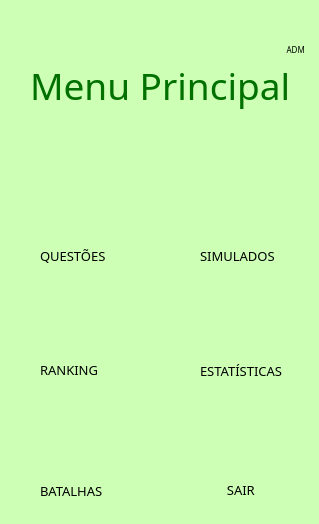
<?xml version="1.0" encoding="UTF-8"?>
<ui version="4.0">
 <class>MainMenuWindow</class>
 <widget class="QMainWindow" name="MainMenuWindow">
  <property name="geometry">
   <rect>
    <x>0</x>
    <y>0</y>
    <width>319</width>
    <height>524</height>
   </rect>
  </property>
  <property name="windowTitle">
   <string>MainWindow</string>
  </property>
  <property name="styleSheet">
   <string notr="true">background-color: rgb(205, 255, 181);</string>
  </property>
  <property name="iconSize">
   <size>
    <width>240</width>
    <height>240</height>
   </size>
  </property>
  <widget class="QWidget" name="centralwidget">
   <widget class="QPushButton" name="button_Questions">
    <property name="geometry">
     <rect>
      <x>30</x>
      <y>150</y>
      <width>91</width>
      <height>81</height>
     </rect>
    </property>
    <property name="font">
     <font>
      <pointsize>16</pointsize>
     </font>
    </property>
    <property name="cursor">
     <cursorShape>PointingHandCursor</cursorShape>
    </property>
    <property name="styleSheet">
     <string notr="true">QPushButton {
    background-color: transparent; /* Remove o fundo */
    border: none; /* Remove a borda */
    padding: 0px; /* Ajuste o espaçamento interno se necessário */
}

QPushButton:hover {
    /* Opcional: Adicione um efeito de hover se desejar */
    /* background-color: rgba(255, 255, 255, 50); */ /* Exemplo: um leve fundo branco transparente ao passar o mouse */
}

QPushButton:pressed {
    /* Opcional: Adicione um efeito de pressionado se desejar */
    /* background-color: rgba(255, 255, 255, 100); */ /* Exemplo: um fundo branco um pouco mais opaco ao clicar */
}</string>
    </property>
    <property name="text">
     <string/>
    </property>
    <property name="icon">
     <iconset>
      <normaloff>../assets/quests_icon.png</normaloff>../assets/quests_icon.png</iconset>
    </property>
    <property name="iconSize">
     <size>
      <width>240</width>
      <height>70</height>
     </size>
    </property>
   </widget>
   <widget class="QPushButton" name="button_statistic">
    <property name="geometry">
     <rect>
      <x>200</x>
      <y>290</y>
      <width>81</width>
      <height>61</height>
     </rect>
    </property>
    <property name="font">
     <font>
      <family>Arial Narrow</family>
      <pointsize>14</pointsize>
      <weight>75</weight>
      <italic>true</italic>
      <bold>true</bold>
     </font>
    </property>
    <property name="cursor">
     <cursorShape>PointingHandCursor</cursorShape>
    </property>
    <property name="styleSheet">
     <string notr="true">QPushButton {
    background-color: transparent; /* Remove o fundo */
    border: none; /* Remove a borda */
    padding: 0px; /* Ajuste o espaçamento interno se necessário */
}

QPushButton:hover {
    /* Opcional: Adicione um efeito de hover se desejar */
    /* background-color: rgba(255, 255, 255, 50); */ /* Exemplo: um leve fundo branco transparente ao passar o mouse */
}

QPushButton:pressed {
    /* Opcional: Adicione um efeito de pressionado se desejar */
    /* background-color: rgba(255, 255, 255, 100); */ /* Exemplo: um fundo branco um pouco mais opaco ao clicar */
}</string>
    </property>
    <property name="text">
     <string/>
    </property>
    <property name="icon">
     <iconset>
      <normaloff>../assets/stats_icon.png</normaloff>../assets/stats_icon.png</iconset>
    </property>
    <property name="iconSize">
     <size>
      <width>240</width>
      <height>70</height>
     </size>
    </property>
   </widget>
   <widget class="QPushButton" name="button_Ranking">
    <property name="geometry">
     <rect>
      <x>30</x>
      <y>270</y>
      <width>81</width>
      <height>101</height>
     </rect>
    </property>
    <property name="cursor">
     <cursorShape>PointingHandCursor</cursorShape>
    </property>
    <property name="styleSheet">
     <string notr="true">QPushButton {
    background-color: transparent; /* Remove o fundo */
    border: none; /* Remove a borda */
    padding: 0px; /* Ajuste o espaçamento interno se necessário */
}

QPushButton:hover {
    /* Opcional: Adicione um efeito de hover se desejar */
    /* background-color: rgba(255, 255, 255, 50); */ /* Exemplo: um leve fundo branco transparente ao passar o mouse */
}

QPushButton:pressed {
    /* Opcional: Adicione um efeito de pressionado se desejar */
    /* background-color: rgba(255, 255, 255, 100); */ /* Exemplo: um fundo branco um pouco mais opaco ao clicar */
}</string>
    </property>
    <property name="text">
     <string/>
    </property>
    <property name="icon">
     <iconset>
      <normaloff>../assets/icon_ranking.png</normaloff>../assets/icon_ranking.png</iconset>
    </property>
    <property name="iconSize">
     <size>
      <width>240</width>
      <height>70</height>
     </size>
    </property>
   </widget>
   <widget class="QPushButton" name="button_Exit">
    <property name="geometry">
     <rect>
      <x>200</x>
      <y>400</y>
      <width>101</width>
      <height>71</height>
     </rect>
    </property>
    <property name="cursor">
     <cursorShape>PointingHandCursor</cursorShape>
    </property>
    <property name="styleSheet">
     <string notr="true">QPushButton {
    background-color: transparent; /* Remove o fundo */
    border: none; /* Remove a borda */
    padding: 0px; /* Ajuste o espaçamento interno se necessário */
}

QPushButton:hover {
    /* Opcional: Adicione um efeito de hover se desejar */
    /* background-color: rgba(255, 255, 255, 50); */ /* Exemplo: um leve fundo branco transparente ao passar o mouse */
}

QPushButton:pressed {
    /* Opcional: Adicione um efeito de pressionado se desejar */
    /* background-color: rgba(255, 255, 255, 100); */ /* Exemplo: um fundo branco um pouco mais opaco ao clicar */
}
</string>
    </property>
    <property name="text">
     <string/>
    </property>
    <property name="icon">
     <iconset>
      <normaloff>../assets/icon_exit.png</normaloff>../assets/icon_exit.png</iconset>
    </property>
    <property name="iconSize">
     <size>
      <width>240</width>
      <height>70</height>
     </size>
    </property>
   </widget>
   <widget class="QPushButton" name="pushButton_Simulated">
    <property name="geometry">
     <rect>
      <x>200</x>
      <y>150</y>
      <width>81</width>
      <height>81</height>
     </rect>
    </property>
    <property name="cursor">
     <cursorShape>PointingHandCursor</cursorShape>
    </property>
    <property name="styleSheet">
     <string notr="true">QPushButton {
    background-color: transparent; /* Remove o fundo */
    border: none; /* Remove a borda */
    padding: 0px; /* Ajuste o espaçamento interno se necessário */
}

QPushButton:hover {
    /* Opcional: Adicione um efeito de hover se desejar */
    /* background-color: rgba(255, 255, 255, 50); */ /* Exemplo: um leve fundo branco transparente ao passar o mouse */
}

QPushButton:pressed {
    /* Opcional: Adicione um efeito de pressionado se desejar */
    /* background-color: rgba(255, 255, 255, 100); */ /* Exemplo: um fundo branco um pouco mais opaco ao clicar */
}</string>
    </property>
    <property name="text">
     <string/>
    </property>
    <property name="icon">
     <iconset>
      <normaloff>../assets/simulated_icon.png</normaloff>../assets/simulated_icon.png</iconset>
    </property>
    <property name="iconSize">
     <size>
      <width>240</width>
      <height>70</height>
     </size>
    </property>
   </widget>
   <widget class="QPushButton" name="button_Admin">
    <property name="geometry">
     <rect>
      <x>280</x>
      <y>10</y>
      <width>31</width>
      <height>31</height>
     </rect>
    </property>
    <property name="cursor">
     <cursorShape>PointingHandCursor</cursorShape>
    </property>
    <property name="styleSheet">
     <string notr="true">QPushButton {
    background-color: transparent; /* Remove o fundo */
    border: none; /* Remove a borda */
    padding: 0px; /* Ajuste o espaçamento interno se necessário */
}

QPushButton:hover {
    /* Opcional: Adicione um efeito de hover se desejar */
    /* background-color: rgba(255, 255, 255, 50); */ /* Exemplo: um leve fundo branco transparente ao passar o mouse */
}

QPushButton:pressed {
    /* Opcional: Adicione um efeito de pressionado se desejar */
    /* background-color: rgba(255, 255, 255, 100); */ /* Exemplo: um fundo branco um pouco mais opaco ao clicar */
}</string>
    </property>
    <property name="text">
     <string/>
    </property>
    <property name="icon">
     <iconset>
      <normaloff>../assets/adm_icon.png</normaloff>../assets/adm_icon.png</iconset>
    </property>
    <property name="iconSize">
     <size>
      <width>70</width>
      <height>30</height>
     </size>
    </property>
   </widget>
   <widget class="QLabel" name="label_Simulated">
    <property name="geometry">
     <rect>
      <x>200</x>
      <y>245</y>
      <width>81</width>
      <height>21</height>
     </rect>
    </property>
    <property name="font">
     <font>
      <family>Arial Rounded MT Bold</family>
      <pointsize>10</pointsize>
     </font>
    </property>
    <property name="text">
     <string>SIMULADOS</string>
    </property>
   </widget>
   <widget class="QLabel" name="label_Admin">
    <property name="geometry">
     <rect>
      <x>270</x>
      <y>40</y>
      <width>41</width>
      <height>20</height>
     </rect>
    </property>
    <property name="font">
     <font>
      <family>Arial Rounded MT Bold</family>
      <pointsize>6</pointsize>
     </font>
    </property>
    <property name="text">
     <string>        ADM</string>
    </property>
   </widget>
   <widget class="QLabel" name="label_exit">
    <property name="geometry">
     <rect>
      <x>210</x>
      <y>480</y>
      <width>71</width>
      <height>20</height>
     </rect>
    </property>
    <property name="font">
     <font>
      <family>Arial Rounded MT Bold</family>
      <pointsize>10</pointsize>
     </font>
    </property>
    <property name="text">
     <string>     SAIR</string>
    </property>
   </widget>
   <widget class="QLabel" name="label_Question">
    <property name="geometry">
     <rect>
      <x>40</x>
      <y>245</y>
      <width>81</width>
      <height>21</height>
     </rect>
    </property>
    <property name="font">
     <font>
      <family>Arial Rounded MT Bold</family>
      <pointsize>10</pointsize>
      <weight>50</weight>
      <bold>false</bold>
     </font>
    </property>
    <property name="text">
     <string>QUESTÕES</string>
    </property>
   </widget>
   <widget class="QLabel" name="label_statistic">
    <property name="geometry">
     <rect>
      <x>200</x>
      <y>360</y>
      <width>141</width>
      <height>21</height>
     </rect>
    </property>
    <property name="font">
     <font>
      <family>Arial Rounded MT Bold</family>
      <pointsize>10</pointsize>
     </font>
    </property>
    <property name="text">
     <string>ESTATÍSTICAS</string>
    </property>
   </widget>
   <widget class="QLabel" name="label_Ranking">
    <property name="geometry">
     <rect>
      <x>40</x>
      <y>360</y>
      <width>81</width>
      <height>20</height>
     </rect>
    </property>
    <property name="font">
     <font>
      <family>Arial Rounded MT Bold</family>
      <pointsize>10</pointsize>
     </font>
    </property>
    <property name="text">
     <string>RANKING</string>
    </property>
   </widget>
   <widget class="QPushButton" name="button_battle">
    <property name="geometry">
     <rect>
      <x>30</x>
      <y>400</y>
      <width>91</width>
      <height>71</height>
     </rect>
    </property>
    <property name="cursor">
     <cursorShape>PointingHandCursor</cursorShape>
    </property>
    <property name="styleSheet">
     <string notr="true">QPushButton {
    background-color: transparent; /* Remove o fundo */
    border: none; /* Remove a borda */
    padding: 0px; /* Ajuste o espaçamento interno se necessário */
}

QPushButton:hover {
    /* Opcional: Adicione um efeito de hover se desejar */
    /* background-color: rgba(255, 255, 255, 50); */ /* Exemplo: um leve fundo branco transparente ao passar o mouse */
}

QPushButton:pressed {
    /* Opcional: Adicione um efeito de pressionado se desejar */
    /* background-color: rgba(255, 255, 255, 100); */ /* Exemplo: um fundo branco um pouco mais opaco ao clicar */
}</string>
    </property>
    <property name="text">
     <string/>
    </property>
    <property name="icon">
     <iconset>
      <normaloff>../assets/icon_battle.png</normaloff>../assets/icon_battle.png</iconset>
    </property>
    <property name="iconSize">
     <size>
      <width>240</width>
      <height>70</height>
     </size>
    </property>
   </widget>
   <widget class="QLabel" name="label_Battle">
    <property name="geometry">
     <rect>
      <x>40</x>
      <y>480</y>
      <width>81</width>
      <height>21</height>
     </rect>
    </property>
    <property name="font">
     <font>
      <family>Arial Rounded MT Bold</family>
      <pointsize>10</pointsize>
     </font>
    </property>
    <property name="text">
     <string>BATALHAS</string>
    </property>
   </widget>
   <widget class="QLabel" name="Title_MainMenu">
    <property name="geometry">
     <rect>
      <x>30</x>
      <y>60</y>
      <width>271</width>
      <height>51</height>
     </rect>
    </property>
    <property name="font">
     <font>
      <family>Arial Rounded MT Bold</family>
      <pointsize>28</pointsize>
      <weight>50</weight>
      <bold>false</bold>
     </font>
    </property>
    <property name="styleSheet">
     <string notr="true">color: rgb(0, 113, 0)</string>
    </property>
    <property name="text">
     <string>Menu Principal</string>
    </property>
   </widget>
   <zorder>label_Admin</zorder>
   <zorder>button_Questions</zorder>
   <zorder>button_statistic</zorder>
   <zorder>button_Ranking</zorder>
   <zorder>button_Exit</zorder>
   <zorder>pushButton_Simulated</zorder>
   <zorder>label_Simulated</zorder>
   <zorder>label_exit</zorder>
   <zorder>label_Question</zorder>
   <zorder>label_statistic</zorder>
   <zorder>label_Ranking</zorder>
   <zorder>button_battle</zorder>
   <zorder>label_Battle</zorder>
   <zorder>Title_MainMenu</zorder>
   <zorder>button_Admin</zorder>
  </widget>
 </widget>
 <resources/>
 <connections/>
</ui>
